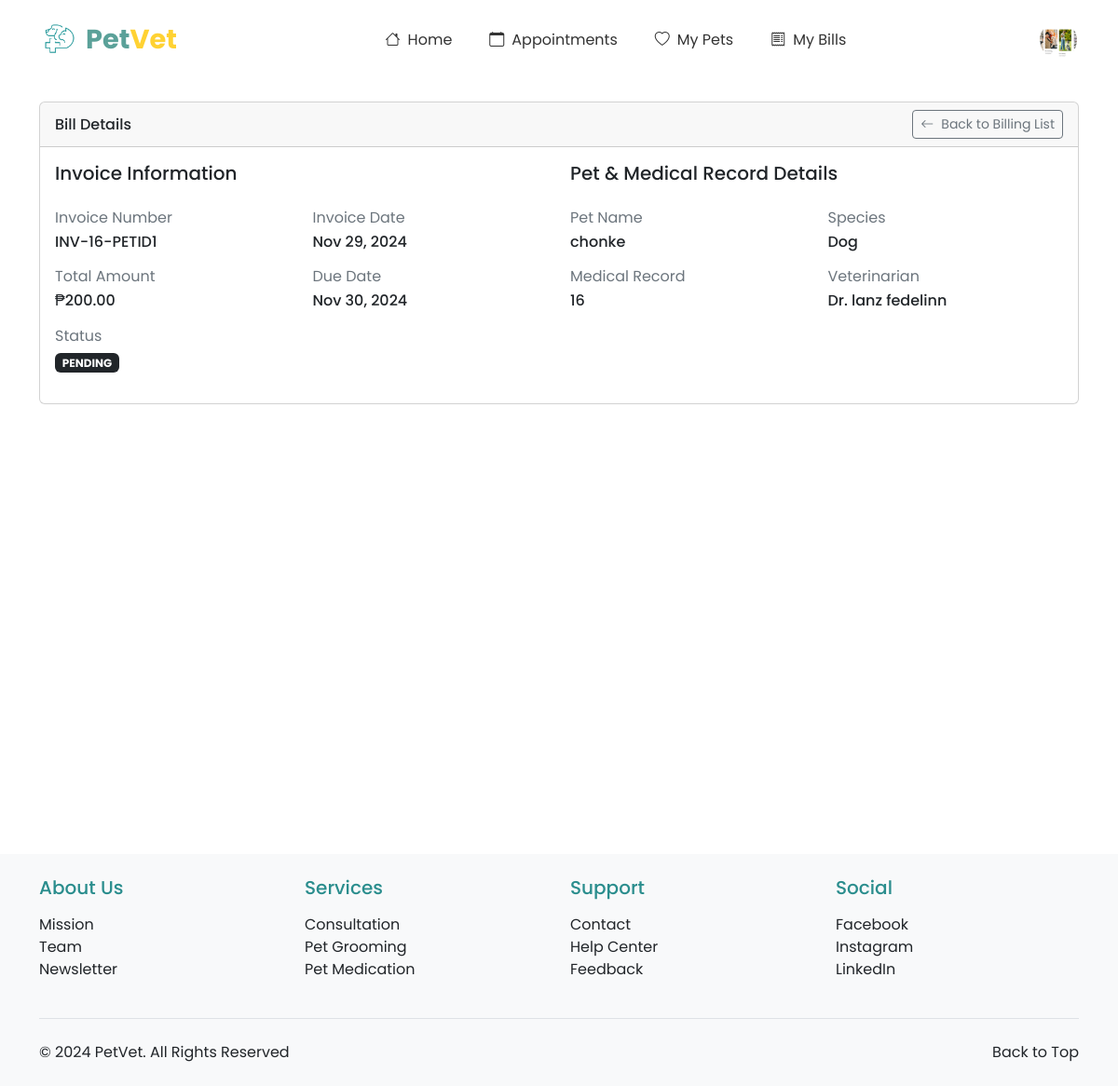
/bills/15/ (signed in), run on an earlier commit of the app's database.
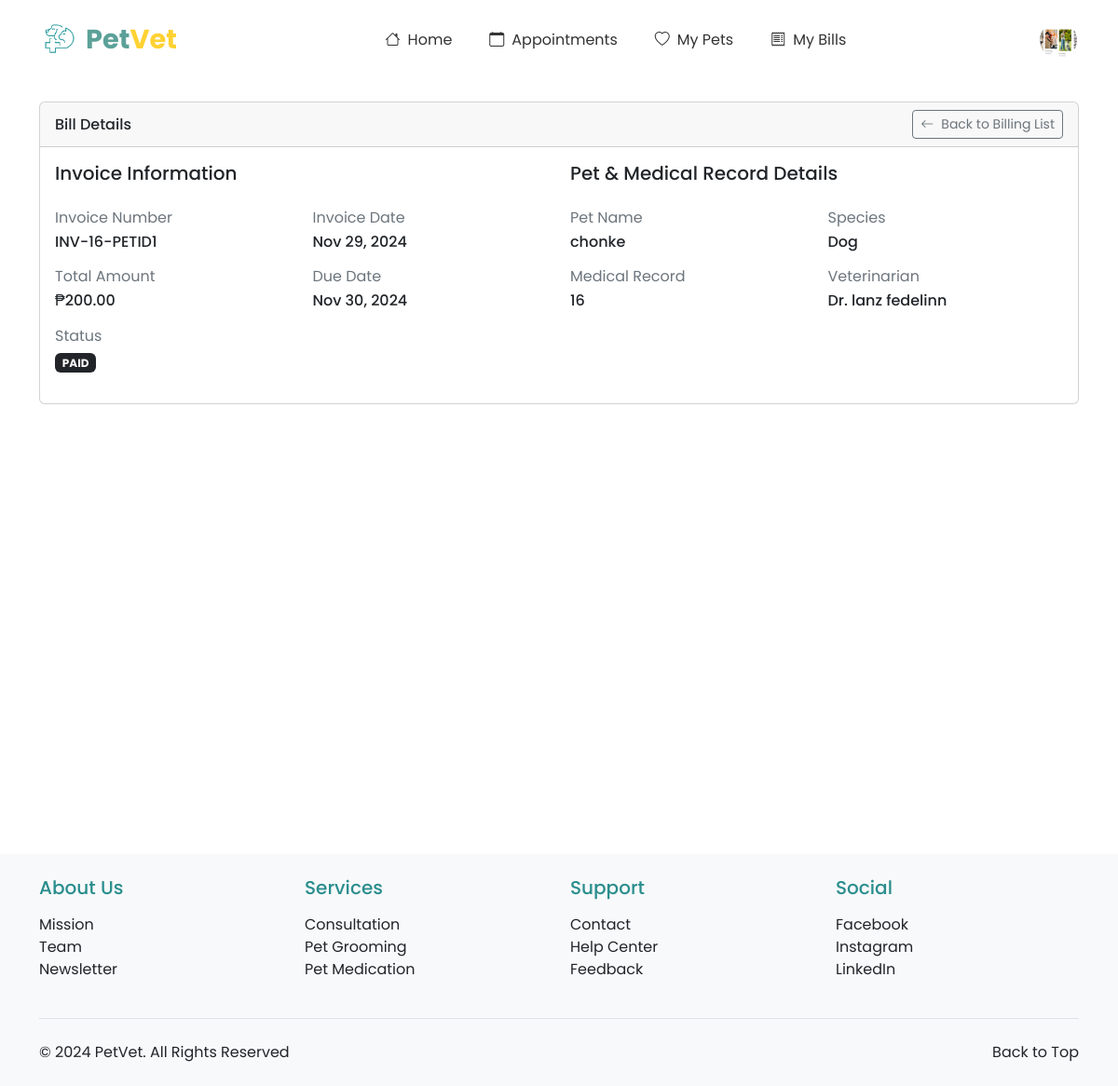
And on a later commit of the database.
### veterinarians/models.py (models this page shows, shortened)
class BillingRecord(models.Model):
    STATUS_CHOICES = [
        ('PENDING', 'Pending'),
        ('PAID', 'Paid'),
        ('OVERDUE', 'Overdue'),
        ('CANCELLED', 'Cancelled'),
    ]
    PAYMENT_METHOD_CHOICES = [
        ('CASH', 'Cash'),
        ('CREDIT_CARD', 'Credit Card'),
        ('DEBIT_CARD', 'Debit Card'),
        ('GCASH', 'GCash'),
        ('MAYA', 'Maya'),
    ]
    medical_record = models.OneToOneField(MedicalRecord, on_delete=models.CASCADE)
    amount = models.DecimalField(max_digits=10, decimal_places=2)
    status = models.CharField(max_length=10, choices=STATUS_CHOICES, default='PENDING')
    due_date = models.DateField()
    created_at = models.DateTimeField(auto_now_add=True, null=True)
    payment_method = models.CharField(max_length=50, choices=PAYMENT_METHOD_CHOICES, blank=True)
    payment_date = models.DateField(null=True, blank=True)
    invoice_number = models.CharField(max_length=50, unique=True)
    notes = models.TextField(blank=True)

### billings/views.py (the view)
# urls.py: path('<int:bill_id>/', views.bill_details, name='bill_details'),
@login_required
def bill_details(request, bill_id):
    try:
        bill = get_object_or_404(
            BillingRecord,
            id=bill_id,
            medical_record__pet__owner=request.user
        )
        context = {
            'bill': bill,
            'medical_record': bill.medical_record,
            'pet': bill.medical_record.pet,
        }
        return render(request, 'billings/bill_details.html', context)
    except Exception as e:
        logger.error(f"Bill details error: {str(e)}")
        logger.error(traceback.format_exc())
        messages.error(request, "An error occurred while retrieving the bill details. Please try again later.")
        return render(request, 'billings/billing_list.html', {
            'error': "Unable to retrieve bill details"
        })

### billings/templates/billings/bill_details.html (shortened to what this page needs)
{% extends 'base.html' %}
{% load static %}
{% block content %}
<div class="container container-fluid py-4">
    <div class="row">
        <div class="col-12">
            <div class="card mb-4">
                <div class="card-header pb-0 d-flex justify-content-between align-items-center">
                    <h6>Bill Details</h6>
                    <a href="{% url 'billings:billing_list' %}" class="btn btn-sm btn-outline-secondary mb-2">
                        <i class="bi bi-arrow-left me-2 "></i>Back to Billing List
                    </a>
                </div>
                <div class="card-body">
                    <div class="row">
                        <div class="col-md-6">
                            <h5 class="mb-4">Invoice Information</h5>
                            <div class="row mb-3">
                                <div class="col-6">
                                    <p class="text-xs text-secondary mb-1">Invoice Number</p>
                                    <h6 class="mb-0">{{ bill.invoice_number }}</h6>
                                </div>
                                <div class="col-6">
                                    <p class="text-xs text-secondary mb-1">Invoice Date</p>
                                    <h6 class="mb-0">{{ bill.created_at|date:"M d, Y" }}</h6>
                                </div>
                            </div>
                            <div class="row mb-3">
                                <div class="col-6">
                                    <p class="text-xs text-secondary mb-1">Total Amount</p>
                                    <h6 class="mb-0">₱{{ bill.amount|floatformat:2 }}</h6>
                                </div>
                                <div class="col-6">
                                    <p class="text-xs text-secondary mb-1">Due Date</p>
                                    <h6 class="mb-0">{{ bill.due_date|date:"M d, Y" }}</h6>
                                </div>
                            </div>
                            <div class="row mb-3">
                                <div class="col-12">
                                    <p class="text-xs text-secondary mb-1">Status</p>
                                    <span class="badge badge-sm bg-dark">
                                        {{ bill.status }}
                                    </span>
                                </div>
                            </div>
                        </div>
                        <div class="col-md-6">
                            <h5 class="mb-4">Pet & Medical Record Details</h5>
                            <div class="row mb-3">
                                <div class="col-6">
                                    <p class="text-xs text-secondary mb-1">Pet Name</p>
                                    <h6 class="mb-0">{{ pet.pet_name }}</h6>
                                </div>
                                <div class="col-6">
                                    <p class="text-xs text-secondary mb-1">Species</p>
                                    <h6 class="mb-0">{{ pet.species }}</h6>
                                </div>
                            </div>
                            <div class="row mb-3">
                                <div class="col-6">
                                    <p class="text-xs text-secondary mb-1">Medical Record</p>
                                    <h6 class="mb-0">{{ medical_record.id }}</h6>
                                </div>
                                <div class="col-6">
                                    <p class="text-xs text-secondary mb-1">Veterinarian</p>
                                    <h6 class="mb-0">Dr. {{ medical_record.veterinarian.profile.first_name }} {{ medical_record.veterinarian.profile.last_name }}</h6>
                                </div>
                            </div>
                        </div>
                    </div>
                </div>
            </div>
        </div>
    </div>
</div>
{% endblock %}

What changed in the data, as far as the page shows it:
changed BillingRecord "INV-16-PETID1": status "PENDING" → "PAID"
